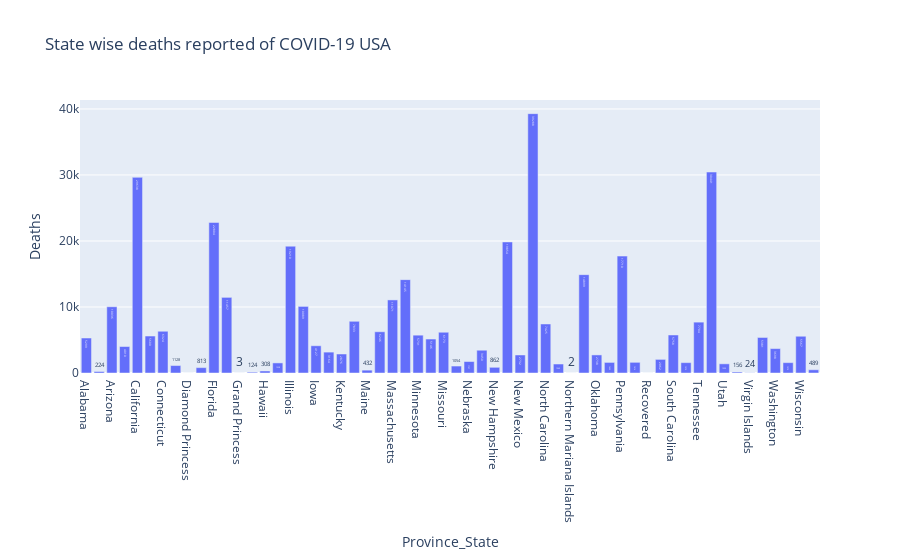

The notebook cell this image was saved under:
### Code cell
df6 = covid_data[covid_data['Country_Region'] == 'US']
sum_df6 = df6.groupby('Province_State')[['Confirmed','Deaths','Recovered','Active']].sum().reset_index()

fig = px.bar(sum_df6, x='Province_State', y='Deaths', 
             title = 'State wise deaths reported of COVID-19 USA', 
             text='Deaths')
fig.show()

### Figure 1 — Plotly figure (JSON) as saved in the notebook; plotly's stock layout.template omitted (floating-point values rounded to 4 significant figures)
{"data": [{"alignmentgroup": "True", "hovertemplate": "Province_State=%{x}<br>Deaths=%{text}<extra></extra>", "legendgroup": "", "marker": {"color": "#636efa", "pattern": {"shape": ""}}, "name": "", "offsetgroup": "", "orientation": "v", "showlegend": false, "text": [5299, 224, 10036, 4010, 29638, 5600, 6324, 1128, 0, 813, 22804, 11457, 3, 124, 308, 1528, 19210, 10089, 4127, 3164, 2876, 7833, 432, 6246, 11071, 14145, 5731, 5146, 6173, 1054, 1737, 3450, 862, 19854, 2732, 39288, 7425, 1360, 2, 14899, 2738, 1603, 17710, 1616, 0, 2062, 5758, 1570, 7704, 30441, 1390, 156, 24, 5381, 3698, 1570, 5567, 489], "textposition": "auto", "type": "bar", "x": ["Alabama", "Alaska", "Arizona", "Arkansas", "California", "Colorado", "Connecticut", "Delaware", "Diamond Princess", "District of Columbia", "Florida", "Georgia", "Grand Princess", "Guam", "Hawaii", "Idaho", "Illinois", "Indiana", "Iowa", "Kansas", "Kentucky", "Louisiana", "Maine", "Maryland", "Massachusetts", "Michigan", "Minnesota", "Mississippi", "Missouri", "Montana", "Nebraska", "Nevada", "New Hampshire", "New Jersey", "New Mexico", "New York", "North Carolina", "North Dakota", "Northern Mariana Islands", "Ohio", "Oklahoma", "Oregon", "Pennsylvania", "Puerto Rico", "Recovered", "Rhode Island", "South Carolina", "South Dakota", "Tennessee", "Texas", "Utah", "Vermont", "Virgin Islands", "Virginia", "Washington", "West Virginia", "Wisconsin", "Wyoming"], "xaxis": "x", "y": [5299, 224, 10036, 4010, 29638, 5600, 6324, 1128, 0, 813, 22804, 11457, 3, 124, 308, 1528, 19210, 10089, 4127, 3164, 2876, 7833, 432, 6246, 11071, 14145, 5731, 5146, 6173, 1054, 1737, 3450, 862, 19854, 2732, 39288, 7425, 1360, 2, 14899, 2738, 1603, 17710, 1616, 0, 2062, 5758, 1570, 7704, 30441, 1390, 156, 24, 5381, 3698, 1570, 5567, 489], "yaxis": "y"}], "layout": {"barmode": "relative", "legend": {"tracegroupgap": 0}, "title": {"text": "State wise deaths reported of COVID-19 USA"}, "xaxis": {"anchor": "y", "domain": [0, 1], "title": {"text": "Province_State"}}, "yaxis": {"anchor": "x", "domain": [0, 1], "title": {"text": "Deaths"}}}}
